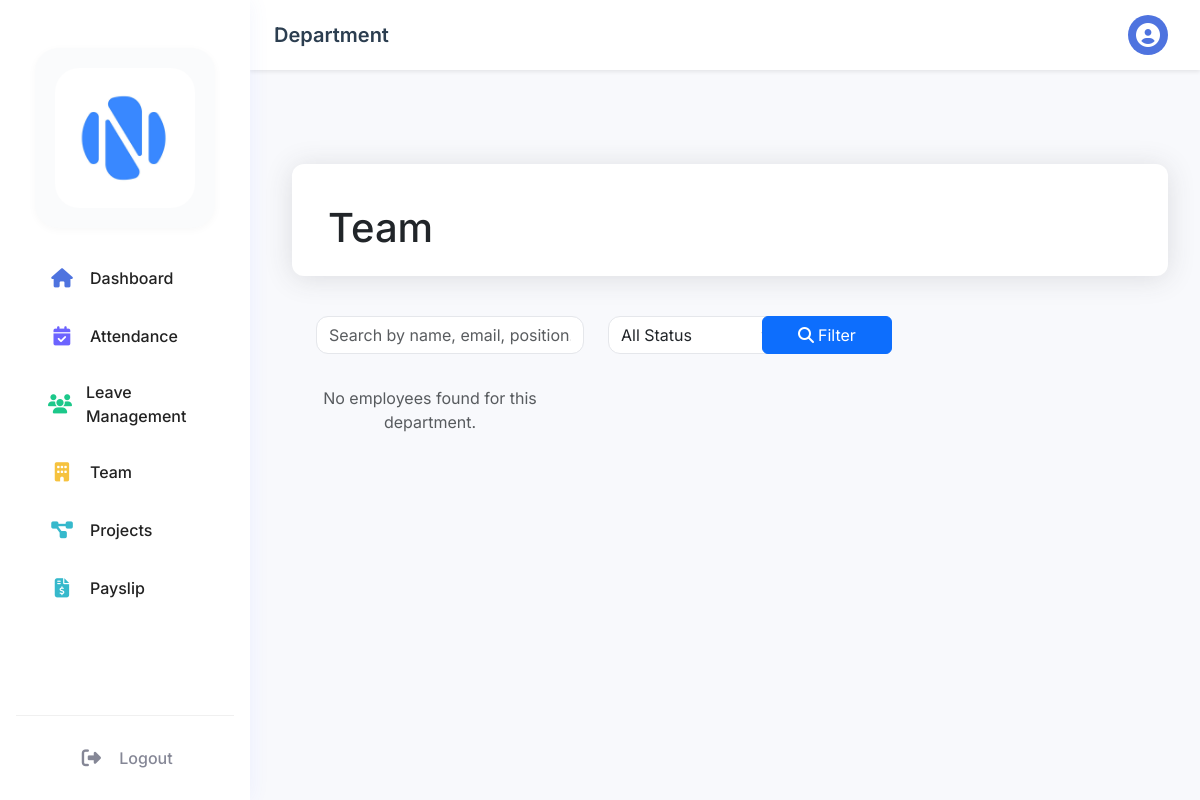
/dashboard/manager/department.php (signed in), run on an earlier commit of the app's database.
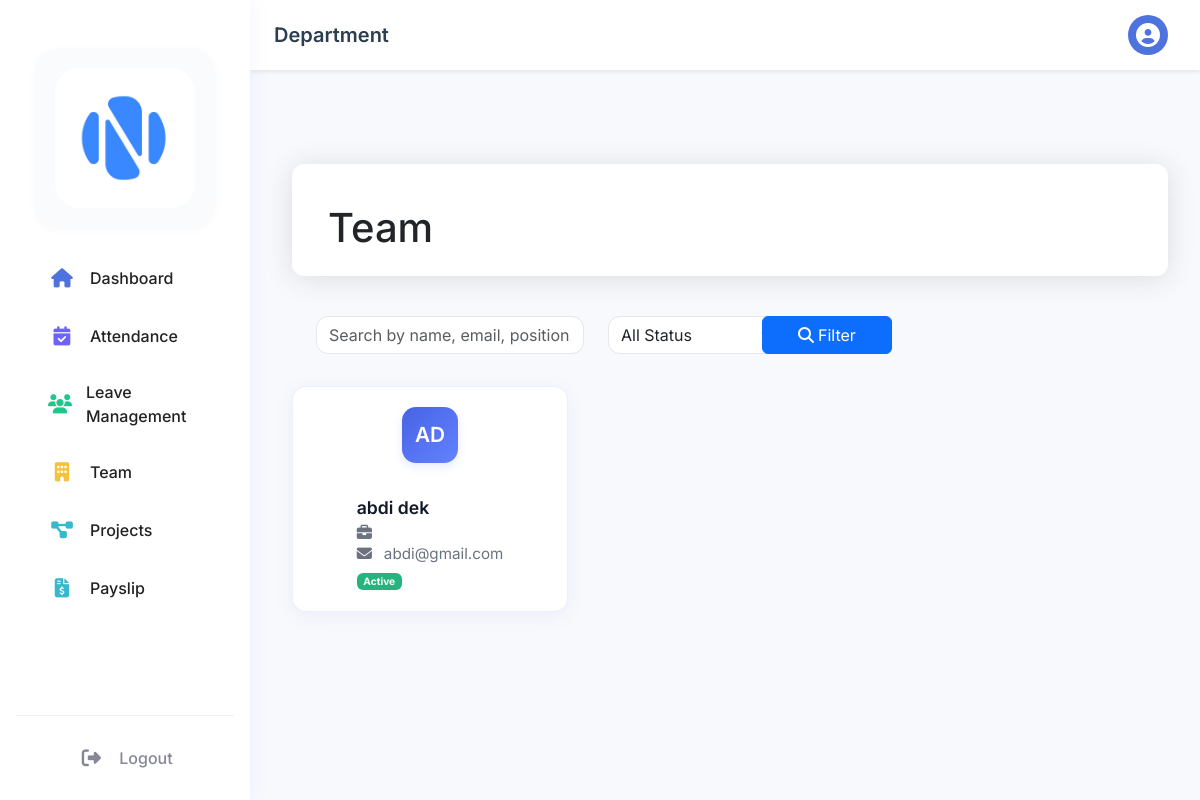
And on a later commit of the database.
### tables this page shows
CREATE TABLE `employees` (
  `emp_id` int(11) NOT NULL,
  `user_id` int(11) DEFAULT NULL,
  `first_name` varchar(50) NOT NULL,
  `last_name` varchar(50) NOT NULL,
  `dept_id` int(11) DEFAULT NULL,
  `position` varchar(100) DEFAULT NULL,
  `hire_date` date DEFAULT NULL,
  `basic_salary` decimal(10,2) DEFAULT '0.00',
  `salary` decimal(10,2) DEFAULT NULL,
  `phone` varchar(20) DEFAULT NULL,
  `address` text,
  `profile_image` varchar(255) DEFAULT NULL,
  `gender` enum('male','female') NOT NULL DEFAULT 'male'
);

CREATE TABLE `users` (
  `user_id` int(11) NOT NULL,
  `username` varchar(50) NOT NULL,
  `password` varchar(255) NOT NULL,
  `email` varchar(100) NOT NULL,
  `role` enum('admin','hr','manager','employee') NOT NULL,
  `status` enum('active','inactive','on_leave','deleted') DEFAULT 'active',
  `created_at` timestamp NOT NULL DEFAULT CURRENT_TIMESTAMP,
  `last_login` timestamp NULL DEFAULT NULL,
  `reset_token` varchar(64) DEFAULT NULL,
  `reset_token_expires` datetime DEFAULT NULL,
  `reset_code` varchar(6) DEFAULT NULL,
  `reset_code_expires` datetime DEFAULT NULL
);

### dashboard/manager/department.php (the view, shortened to what this page needs)
<?php
require_once '../../config/database.php';
$stmt = $pdo->prepare("
    SELECT e.*, d.dept_id, d.dept_name
    FROM employees e
    LEFT JOIN departments d ON e.dept_id = d.dept_id
    WHERE e.user_id = ?
");
$stmt->execute([$_SESSION['user_id']]);
$manager = $stmt->fetch();
$dept_id = $manager['dept_id'];
$filter = isset($_GET['filter']) ? $_GET['filter'] : '';
$search = isset($_GET['search']) ? trim($_GET['search']) : '';
$query = "SELECT e.*, u.email, u.status FROM employees e JOIN users u ON e.user_id = u.user_id WHERE e.dept_id = ?";
$params = [$dept_id];
$query .= " ORDER BY e.first_name, e.last_name";
$stmt = $pdo->prepare($query);
$stmt->execute($params);
$employees = $stmt->fetchAll();
?>
<!DOCTYPE html>
<html lang="en">
<head>
    <link href="https://cdn.jsdelivr.net/npm/bootstrap@5.3.2/dist/css/bootstrap.min.css" rel="stylesheet">
    <link rel="stylesheet" href="https://cdnjs.cloudflare.com/ajax/libs/font-awesome/6.4.0/css/all.min.css">
    <link rel="stylesheet" href="../../assets/css/dashboard.css">
    <link href="https://cdn.jsdelivr.net/npm/bootstrap@5.3.2/dist/css/bootstrap.min.css" rel="stylesheet">
    <link rel="stylesheet" href="https://cdnjs.cloudflare.com/ajax/libs/font-awesome/6.4.0/css/all.min.css">
</head>
<body>
<?php include 'includes/sidebar.php'; ?>
<div class="main-content" id="main-content" style="margin-left:260px; padding-top:70px; min-height:100vh; background:#f8f9fc;">
    <?php include 'includes/topbar.php'; ?>
    <div class="content container-fluid py-4">
        <div class="page-header mb-4">
            <div class="container-fluid">
                <div class="d-flex justify-content-between align-items-center">
                    <h1 class="mb-0"><i class=""></i>Team</h1>
                </div>
            </div>
        </div>
        <form class="filter-bar row g-2 w-100" method="GET">
            <div class="col-md-4 col-12">
                <input type="text" class="form-control" name="search" placeholder="Search by name, email, position..." value="<?php echo htmlspecialchars($search); ?>">
            </div>
            <div class="col-md-2 col-6">
                <select class="form-select" name="filter">
                    <option value="all" <?php if ($filter === 'all') echo 'selected'; ?>>All Status</option>
                </select>
            </div>
            <div class="col-md-2 col-6">
                <button class="btn btn-primary w-100" type="submit"><i class="fa fa-search me-1"></i>Filter</button>
            </div>
        </form>
        <div class="employee-cards-grid">
            <?php foreach ($employees as $emp): ?>
            <div class="team-card">
                <div class="team-avatar">
                    <?php if (!empty($emp['profile_image'])): ?>
                        <img src="../../uploads/profile_photos/<?php echo htmlspecialchars($emp['profile_image']); ?>" alt="Profile" />
                    <?php else: ?>
                        <?php
                        $initials = strtoupper(substr($emp['first_name'], 0, 1) . substr($emp['last_name'], 0, 1));
                        echo $initials;
                        ?>
                    <?php endif; ?>
                </div>
                <div class="team-info">
                    <div class="team-name"><?php echo htmlspecialchars($emp['first_name'] . ' ' . $emp['last_name']); ?></div>
                    <div class="team-position"><i class="fa fa-briefcase me-1"></i><?php echo htmlspecialchars($emp['position']); ?></div>
                    <div class="team-email"><i class="fa fa-envelope me-1"></i><?php echo htmlspecialchars($emp['email']); ?></div>
                    <div class="team-status">
                        <?php
                        switch (strtolower($emp['status'])) {
                            case 'active':
                                echo '<span class="badge badge-success">Active</span>';
                                break;
                        }
                        ?>
                    </div>
                </div>
            </div>
            <?php endforeach; ?>
            <?php if (empty($employees)): ?>
            <div class="col-12 text-center text-muted">No employees found for this department.</div>
            <?php endif; ?>
        </div>
    </div>
</div>
</body>
</html>

What changed in the data, as far as the page shows it:
now on this page (row edited): employees: initials "AD", first_name+last_name "abdi dek", user.email "abdi@gmail.com"
Also different on the page:
text no longer shown: "No employees found for this department."
